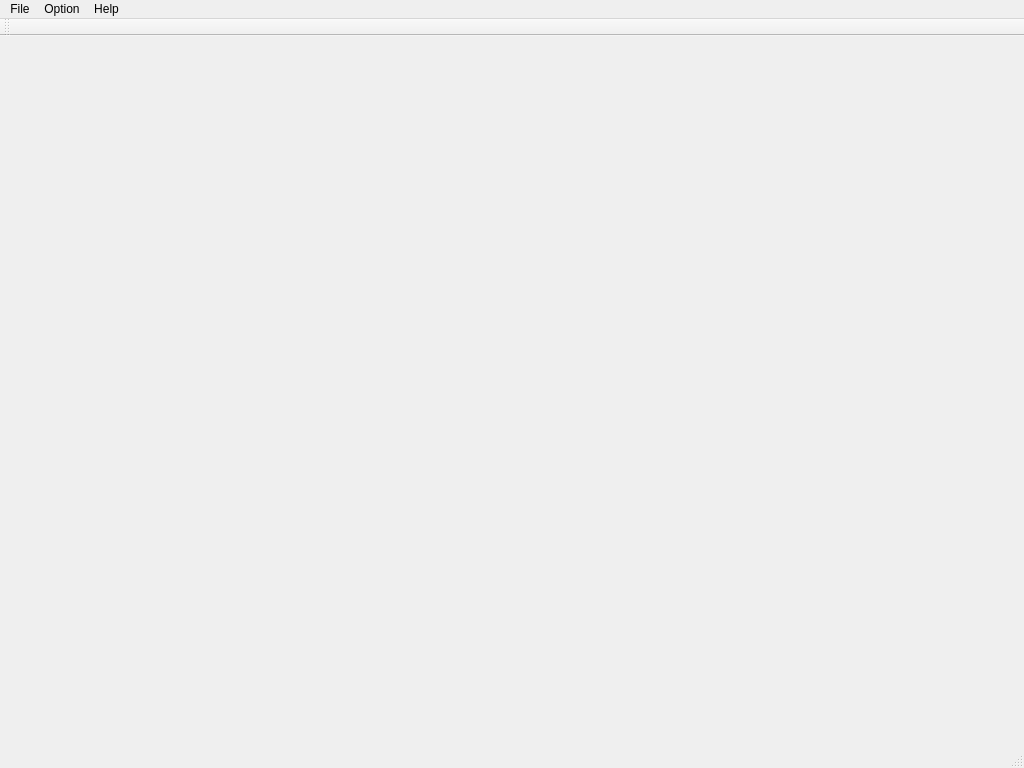
<?xml version="1.0" encoding="UTF-8"?>
<ui version="4.0">
 <class>MainWindow</class>
 <widget class="QMainWindow" name="MainWindow">
  <property name="geometry">
   <rect>
    <x>0</x>
    <y>0</y>
    <width>1024</width>
    <height>768</height>
   </rect>
  </property>
  <property name="windowTitle">
   <string>MainWindow</string>
  </property>
  <widget class="QWidget" name="centralWidget"/>
  <widget class="QMenuBar" name="menuBar">
   <property name="geometry">
    <rect>
     <x>0</x>
     <y>0</y>
     <width>1024</width>
     <height>21</height>
    </rect>
   </property>
   <widget class="QMenu" name="menuFile">
    <property name="title">
     <string>File</string>
    </property>
    <addaction name="actionLoad_Config"/>
    <addaction name="actionSave_Config"/>
    <addaction name="actionQuit"/>
   </widget>
   <widget class="QMenu" name="menuOption">
    <property name="title">
     <string>Option</string>
    </property>
    <addaction name="actionManage_Camera"/>
    <addaction name="actionStart_Camera"/>
    <addaction name="actionPreferences"/>
   </widget>
   <widget class="QMenu" name="menuHelp">
    <property name="title">
     <string>Help</string>
    </property>
    <addaction name="actionHow_To"/>
    <addaction name="actionAbout"/>
   </widget>
   <addaction name="menuFile"/>
   <addaction name="menuOption"/>
   <addaction name="menuHelp"/>
  </widget>
  <widget class="QToolBar" name="mainToolBar">
   <attribute name="toolBarArea">
    <enum>TopToolBarArea</enum>
   </attribute>
   <attribute name="toolBarBreak">
    <bool>false</bool>
   </attribute>
  </widget>
  <widget class="QStatusBar" name="statusBar"/>
  <action name="actionHow_To">
   <property name="text">
    <string>How To</string>
   </property>
  </action>
  <action name="actionAbout">
   <property name="text">
    <string>About</string>
   </property>
  </action>
  <action name="actionManage_Camera">
   <property name="text">
    <string>Manage Camera</string>
   </property>
  </action>
  <action name="actionPreferences">
   <property name="text">
    <string>Preferences</string>
   </property>
  </action>
  <action name="actionLoad_Config">
   <property name="text">
    <string>Load Config</string>
   </property>
  </action>
  <action name="actionSave_Config">
   <property name="text">
    <string>Save Config</string>
   </property>
  </action>
  <action name="actionQuit">
   <property name="text">
    <string>Quit</string>
   </property>
  </action>
  <action name="actionStart_Camera">
   <property name="text">
    <string>Start Camera</string>
   </property>
  </action>
 </widget>
 <layoutdefault spacing="6" margin="11"/>
 <resources/>
 <connections/>
</ui>
